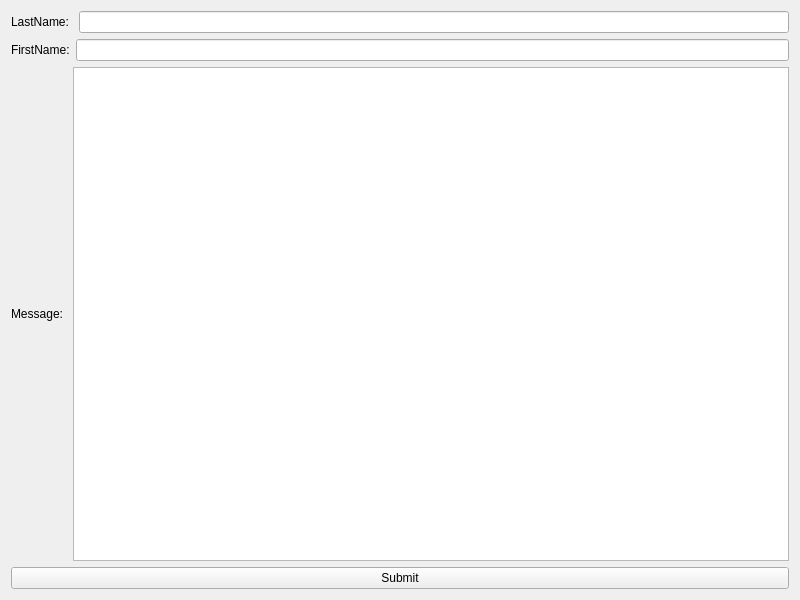
<?xml version="1.0" encoding="UTF-8"?>
<ui version="4.0">
 <class>Widget</class>
 <widget class="QWidget" name="Widget">
  <property name="geometry">
   <rect>
    <x>0</x>
    <y>0</y>
    <width>800</width>
    <height>600</height>
   </rect>
  </property>
  <property name="windowTitle">
   <string>Widget</string>
  </property>
  <layout class="QVBoxLayout" name="verticalLayout">
   <item>
    <layout class="QHBoxLayout" name="horizontalLayout">
     <item>
      <widget class="QLabel" name="label">
       <property name="text">
        <string>LastName: </string>
       </property>
      </widget>
     </item>
     <item>
      <widget class="QLineEdit" name="lastNameLineEdit"/>
     </item>
    </layout>
   </item>
   <item>
    <layout class="QHBoxLayout" name="horizontalLayout_2">
     <item>
      <widget class="QLabel" name="label_3">
       <property name="text">
        <string>FirstName:</string>
       </property>
      </widget>
     </item>
     <item>
      <widget class="QLineEdit" name="firstNameLineEdit"/>
     </item>
    </layout>
   </item>
   <item>
    <layout class="QHBoxLayout" name="horizontalLayout_3">
     <item>
      <widget class="QLabel" name="label_2">
       <property name="text">
        <string>Message: </string>
       </property>
      </widget>
     </item>
     <item>
      <widget class="QTextEdit" name="messageTextEdit"/>
     </item>
    </layout>
   </item>
   <item>
    <widget class="QPushButton" name="submitButton">
     <property name="text">
      <string>Submit</string>
     </property>
    </widget>
   </item>
  </layout>
 </widget>
 <resources/>
 <connections/>
</ui>
